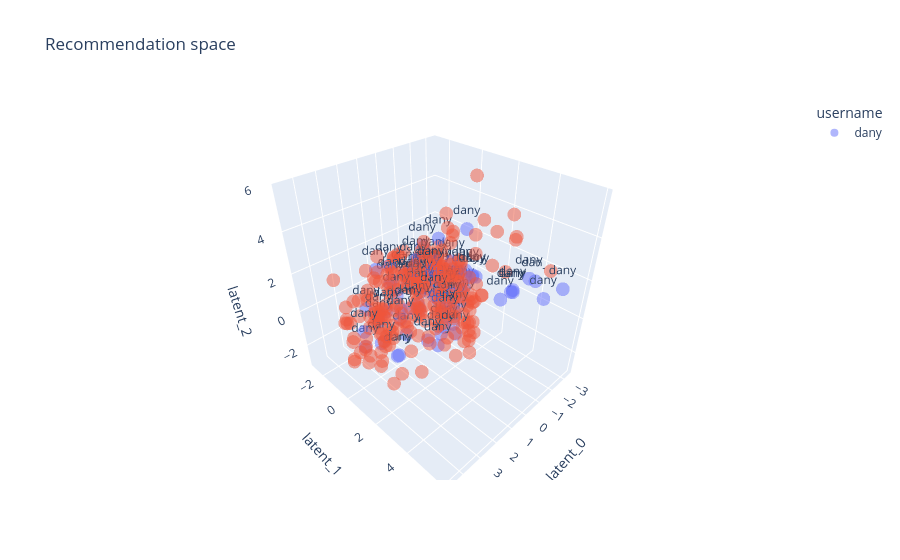

Notebook code for this chart:
### Code cell
nn.plot_recommendation(
    df_recommended_tracks=df_recommendations,
    df_recommended_from=df_user_tracks,
    username=user,
)

### Figure 1 — Plotly figure (JSON) as saved in the notebook; plotly's stock layout.template omitted (floating-point values rounded to 4 significant figures; data arrays with more than 128 entries replaced by an {"elided": "..."} marker saying what was removed)
{"data": [{"hovertemplate": "username=%{text}<br>latent_0=%{x}<br>latent_1=%{y}<br>latent_2=%{z}<extra></extra>", "legendgroup": "dany", "marker": {"color": "#636efa", "opacity": 0.5, "symbol": "circle"}, "mode": "markers+text", "name": "dany", "scene": "scene", "showlegend": true, "text": ["dany", "dany", "dany", "dany", "dany", "dany", "dany", "dany", "dany", "dany", "dany", "dany", "dany", "dany", "dany", "dany", "dany", "dany", "dany", "dany", "dany", "dany", "dany", "dany", "dany", "dany", "dany", "dany", "dany", "dany", "dany", "dany", "dany", "dany", "dany", "dany", "dany", "dany", "dany", "dany", "dany", "dany", "dany", "dany", "dany", "dany", "dany", "dany", "dany", "dany", "dany", "dany", "dany", "dany", "dany", "dany", "dany", "dany", "dany", "dany", "dany", "dany", "dany", "dany", "dany", "dany", "dany", "dany", "dany", "dany", "dany", "dany", "dany", "dany", "dany"], "textposition": "top center", "type": "scatter3d", "x": [-1.877, 1.755, -0.4341, -0.4567, -1.298, 1.928, 4.185, -1.687, -1.739, -2.614, 0.654, -1.419, -2.235, -2.509, -1.51, -2.273, -3.068, 2.58, -1.363, -0.5016, 0.2994, -1.747, -1.741, -1.006, -0.4124, -2.257, -0.5307, 0.1875, 0.1099, -1.935, -1.246, -3.242, 0.3788, -1.554, 2.306, -2.102, 0.6409, -1.813, -1.358, 3.191, -2.161, -2.076, -1.922, -0.5576, -2.024, -0.428, 2.567, 3.39, -1.378, 0.2574, -2.195, -1.357, 0.7873, 0.6668, -1.273, -1.066, 1.556, -0.9782, -0.7616, 1.188, 0.1615, -1.936, 1.158, 0.8581, 1.191, 3.009, -2.371, 1.442, 4.232, 0.01811, -1.355, 2.608, -0.6411, -0.5588, 2.117], "y": [-0.03883, -1.342, 1.557, -1.338, 0.7017, 0.7611, 0.8939, -0.8412, -1.002, 3.054, 1.067, -0.6629, 3.302, 3.894, 5.294, 0.2709, 3.878, -0.3162, -0.6442, 0.7933, 0.8758, 5.921, 0.1439, -0.8411, -0.8207, -0.3777, -1.877, -0.1413, -1.134, 1.163, -0.3818, -0.479, -0.07025, -1.848, -0.03784, 1.233, 0.1552, 1.272, -0.7619, -0.2772, 0.5649, 0.6018, 2.905, -1.242, 3.354, 0.6595, 0.951, 0.8582, -0.5941, -0.5782, 0.2285, -0.08754, -1.623, -1.765, -1.125, 0.3817, 0.5524, 1.555, -0.7663, 2.007, 1.175, -0.2058, -0.7401, -1.391, -0.4642, 1.404, -0.1059, 1.617, 0.9109, -0.4027, 0.5409, -0.2344, 0.6107, -2.085, 0.6466], "z": [-0.978, 1.552, -1.753, 0.7869, -1.469, -0.8374, 0.7495, 1.981, 0.1587, 0.3435, 2.139, 0.1634, 0.7745, 1.539, 1.695, -1.421, 1.131, -0.3553, -0.5362, -1.163, 0.4906, 2.369, -1.422, 0.3251, -0.2414, -0.8856, -0.06144, 0.1502, 0.1805, 0.6161, -1.328, -1.413, -0.7515, 1.238, 0.2448, 0.5732, -0.1722, 0.8171, 0.9395, 0.7072, 0.2625, 0.652, 0.2055, 1.115, 0.8053, -0.9091, -1.542, -0.3725, 0.3176, 0.629, -0.7189, -0.5578, 0.2005, 1.092, 0.2349, -0.8916, 0.2955, 3.64, 0.2041, -1.168, -1.629, 0.8667, 0.1303, 0.5278, -0.5168, -0.9903, 0.1957, -0.9568, -0.004232, 0.512, -2.272, 0.07706, -2.019, -0.02512, 0.07304]}, {"hovertemplate": "username=%{text}<br>latent_0=%{x}<br>latent_1=%{y}<br>latent_2=%{z}<extra></extra>", "legendgroup": "", "marker": {"color": "#EF553B", "opacity": 0.5, "symbol": "circle"}, "mode": "markers+text", "name": "", "scene": "scene", "showlegend": false, "text": {"elided": "275 str values"}, "textposition": "top center", "type": "scatter3d", "x": {"elided": "275 float values"}, "y": {"elided": "275 float values"}, "z": {"elided": "275 float values"}}], "layout": {"legend": {"title": {"text": "username"}, "tracegroupgap": 0}, "scene": {"domain": {"x": [0, 1], "y": [0, 1]}, "xaxis": {"title": {"text": "latent_0"}}, "yaxis": {"title": {"text": "latent_1"}}, "zaxis": {"title": {"text": "latent_2"}}}, "title": {"text": "Recommendation space"}}}
